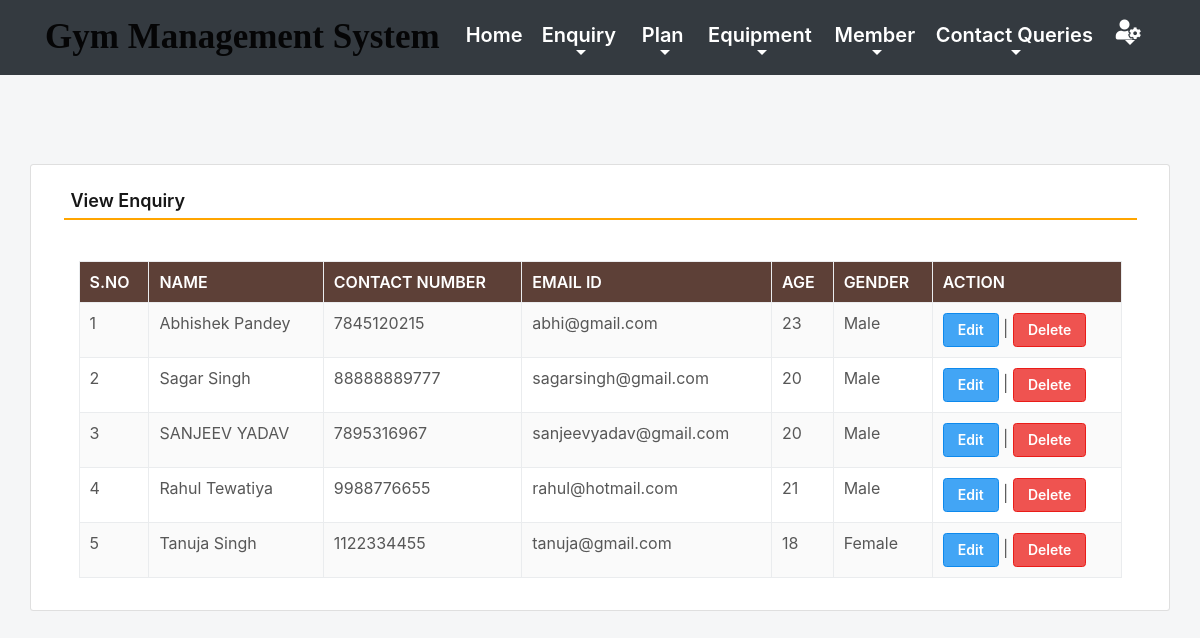
Screenshot of /viewEnquiry (signed in) with the database file from the repository.
### gym/models.py (models this page shows, shortened)
class Enquiry(models.Model):
    name = models.CharField(max_length=150, null=True)
    mobile = models.CharField(max_length=15, null=True)
    email = models.CharField(max_length=50, null=True)
    age = models.CharField(max_length=15, null=True)
    gender = models.CharField(max_length=10, null=True)

### gym/views.py (the view)
# urls.py: path('viewEnquiry', viewEnquiry, name='viewEnquiry'),
def viewEnquiry(request):
    if not request.user.is_authenticated:
        return redirect(admin_login)
    enquiry = Enquiry.objects.all()
    return render(request,'viewEnquiry.html', locals())

### gym/templates/viewEnquiry.html (shortened to what this page needs)
{% include 'admin_nav.html' %}
{% load static %}
 <html lang="en" class="no-focus">
 <link rel="stylesheet" id="css-main" href="{% static 'css1/codebase.min.css' %}">
 <br><br><br><br>
	<div class="container card shadow mt-5">
		<div class="card-body">
			<h5 class="p-2" style="border-bottom: 2px solid orange">View Enquiry</h5>
             <br>
            <div class="container-fluid">
             <table id="example" class="table table-striped table-bordered" style="width:100%">
                  <thead class="text-white" style="background-color : #5d4037;">
				     <tr>
					   <th>S.No</th>
					   <th>Name</th>
					   <th>Contact Number</th>
					   <th>Email ID</th>
                       <th>Age</th>
					   <th>Gender</th>
					   <th>Action</th>
				     </tr>
			      </thead>
			       <tbody>
                     {% for i in enquiry %}
			          <tr>
                        <td>{{forloop.counter}}</td>
						<td>{{i.name}}</td>
						<td>{{i.mobile}}</td>
						<td>{{i.email}}</td>
						<td>{{i.age}}</td>
						<td>{{i.gender}}</td>
						<td><a href="{% url 'edit_Enquiry' i.id %}" class="btn btn-primary">Edit</a> |
                          <a href="{% url 'delete_Enquiry' i.id %}" class="btn btn-danger" onclick="return confirm('Are you sure to delete this Enquiry ?')">Delete</a></td>
                      </tr>
                      {% endfor %}
                   </tbody>
		        </table>
            </div>
        </div>
	</div>
        <link rel="stylesheet" href="https://use.fontawesome.com/releases/v5.6.3/css/all.css">
 </html>

### rows the page displays
Enquiry: name "Abhishek Pandey", mobile "7845120215", email "abhi@gmail.com", age "23", gender "Male"
Enquiry: name "Sagar Singh", mobile "88888889777", email "sagarsingh@gmail.com", age "20", gender "Male"
Enquiry: name "SANJEEV YADAV", mobile "7895316967", email "sanjeevyadav@gmail.com", age "20", gender "Male"
Enquiry: name "Rahul Tewatiya", mobile "9988776655", email "rahul@hotmail.com", age "21", gender "Male"
Enquiry: name "Tanuja Singh", mobile "1122334455", email "tanuja@gmail.com", age "18", gender "Female"
